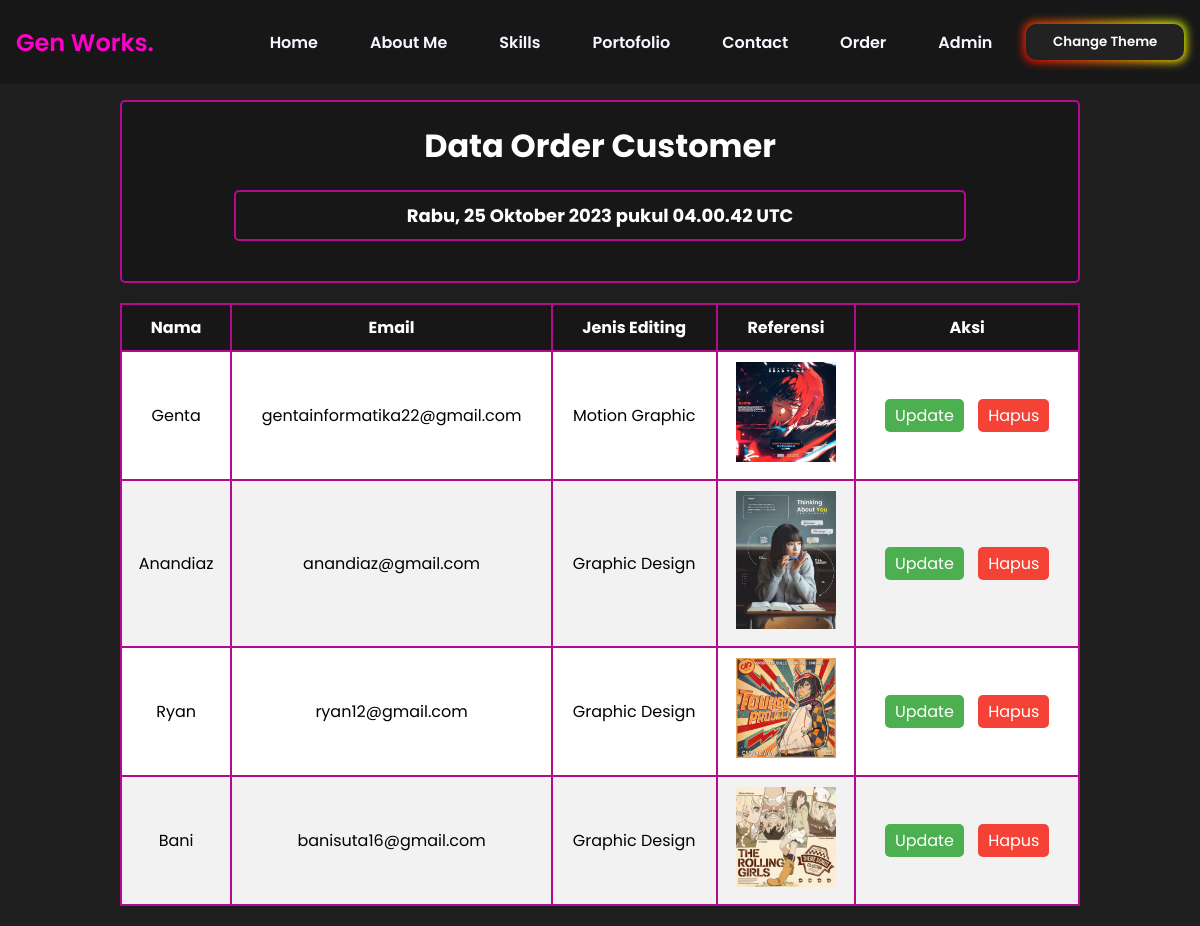
/customer.php, run on the app's committed database.
### tables this page shows
CREATE TABLE `order_customer` (
  `id` int(11) NOT NULL,
  `nama` varchar(255) NOT NULL,
  `email` varchar(255) NOT NULL,
  `jenis_editing` varchar(255) NOT NULL,
  `referensi` varchar(255) NOT NULL
);

### customer.php (the view, shortened to what this page needs)
<!DOCTYPE html>
<html>
<head>
    <link rel="stylesheet" href="style.css">
    <link rel="stylesheet" href="admin.css">
</head>
<body>
    <nav>
        <div class="nav__content">
            <div class="logo"><a href="#">Gen Works.</a></div>
            <ul>
                <li><a href="index.php">Home</a></li>
                <li><a href="about me.php">About Me</a></li>
                <li><a href="#">Skills</a></li>
                <li><a href="portofolio.php">Portofolio</a></li>
                <li><a href="#">Contact</a></li>
                <li><a href="order.php">Order</a></li>
                <li><a href="customer.php">Admin</a></li>
                <li><button class="button-rgb" role="button" id="toggle">Change Theme</button></li>
            </ul>
        </div>
    </nav>
    <div class="tabel">
        <h1>Data Order Customer
            <p class="date" id="date">
            </p>
        </h1>
        <table>
            <thead>
                <tr>
                    <th>Nama</th>
                    <th>Email</th>
                    <th>Jenis Editing</th>
                    <th>Referensi</th>
                    <th>Aksi</th>
                </tr>
            </thead>
            <tbody>
                <?php
                require 'koneksi.php';
                $sql = "SELECT * FROM order_customer";
                $result = mysqli_query($conn, $sql);
                while ($row = mysqli_fetch_assoc($result)) {
                    echo "<tr>";
                    echo "<td>" . $row['nama'] . "</td>";
                    echo "<td>" . $row['email'] . "</td>";
                    echo "<td>" . $row['jenis_editing'] . "</td>";
                    echo "<td><img src='uploads/" . $row['referensi'] . "' alt='Referensi' width='100'></td>";
                    echo "<td class='action-buttons'>
                                <span class='update-button' onclick='window.location.href=\"update.php?id=" . $row['id'] . "\"'>Update</span>
                                <span class='delete-button' onclick='window.location.href=\"delete.php?id=" . $row['id'] . "\"'>Hapus</span>
                            </td>";
                    echo "</tr>";
                }
                ?>
            </tbody>
        </table>
    </div>
</body>
</html>

### style.css (style rules this page uses)
:root { --primary-color: #ff00c9; --primary-color-dark: #b30b8e; --secondary-color: #ff00c9; --text-light: #faf5ff; --extra-light: #faf5ff; --max-width: 1200px; }
* { padding: 0; margin: 0; box-sizing: border-box; }
a { text-decoration: none; }
body { font-family: "Poppins", sans-serif; background-color: #201f1f; }
nav { width: 100%; position: fixed; top: 0; left: 0; background-color: #171717; z-index: 99; }
.nav__content { max-width: var(--max-width); margin: auto; padding: 1.5rem 1rem; display: flex; align-items: center; justify-content: space-between; }
nav .logo a { font-size: 1.5rem; font-weight: 600; color: var(--primary-color); transition: 0.3s; }
ul { display: flex; align-items: center; gap: 1rem; list-style: none; transition: left 0.3s; }
ul li a { padding: 0.5rem 1rem; border: 2px solid transparent; text-decoration: none; font-weight: 600; color: var(--extra-light); transition: 0.3s; }
.button-rgb { font-family: "Poppins"; font-weight: 600; padding: 0.6em 2em; border: none; outline: none; color: rgb(255, 255, 255); background: #111; cursor: pointer; position: relative; z-index: 0; border-radius: 10px; user-select: none; -webkit-user-select: none; touch-action: manipulation; }
.button-rgb:before { content: ""; background: linear-gradient( 45deg, #ff0000, #ff7300, #fffb00, #48ff00, #00ffd5, #002bff, #7a00ff, #ff00c8, #ff0000 ); position: absolute; top: -2px; left: -2px; background-size: 400%; z-index: -1; filter: blur(5px); -webkit-filter: blur(5px); width: calc(100% + 4px); height: calc(100% + 4px); animation: glowing-button-rgb 20s linear infinite; transition: opacity 0.3s ease-in-out; border-radius: 10px; }
.button-rgb:after { z-index: -1; content: ""; position: absolute; width: 100%; height: 100%; background: #222; left: 0; top: 0; border-radius: 10px; }

### admin.css (style rules this page uses)
body { font-family: Poppins, sans-serif; background-color: #201f1f; margin: 0; padding: 0; }
h1 { background-color: #171717; color: #fff; text-align: center; padding: 20px; border: 2px solid; border-radius: 5px; border-color: #b30b8e; margin: 20px auto; width: 80%; }
.tabel { margin-top: 100px; }
table { width: 80%; margin: 20px auto; border-collapse: collapse; background-color: #fff; box-shadow: 0 0 10px rgba(0, 0, 0, 0.1); }
th, td { border: 2px solid #b30b8e; padding: 10px; text-align: center; }
th { background-color: #171717; color: #fff; }
tr:nth-child(even) { background-color: #f2f2f2; }
.action-buttons { text-align: center; }
.update-button, .delete-button { cursor: pointer; padding: 5px 10px; margin: 5px; border: none; border-radius: 5px; color: #fff; }
.update-button { background-color: #4caf50; }
.delete-button { background-color: #f44336; }
.date { margin-top: 150px; font-family: Poppins; font-size: 18px; text-align: center; color: white; background-color: #171717; padding: 10px; border: 2px solid #b30b8e; border-radius: 5px; margin: 20px auto; width: 80%; }
#date { font-weight: bold; color: white; }

### data on the page
order_customer: nama "Genta", email "gentainformatika22@gmail.com", jenis_editing "Motion Graphic", referensi (picture)
order_customer: nama "Anandiaz", email "anandiaz@gmail.com", jenis_editing "Graphic Design", referensi (picture)
order_customer: nama "Ryan", email "ryan12@gmail.com", jenis_editing "Graphic Design", referensi (picture)
order_customer: nama "Bani", email "banisuta16@gmail.com", jenis_editing "Graphic Design", referensi (picture)
